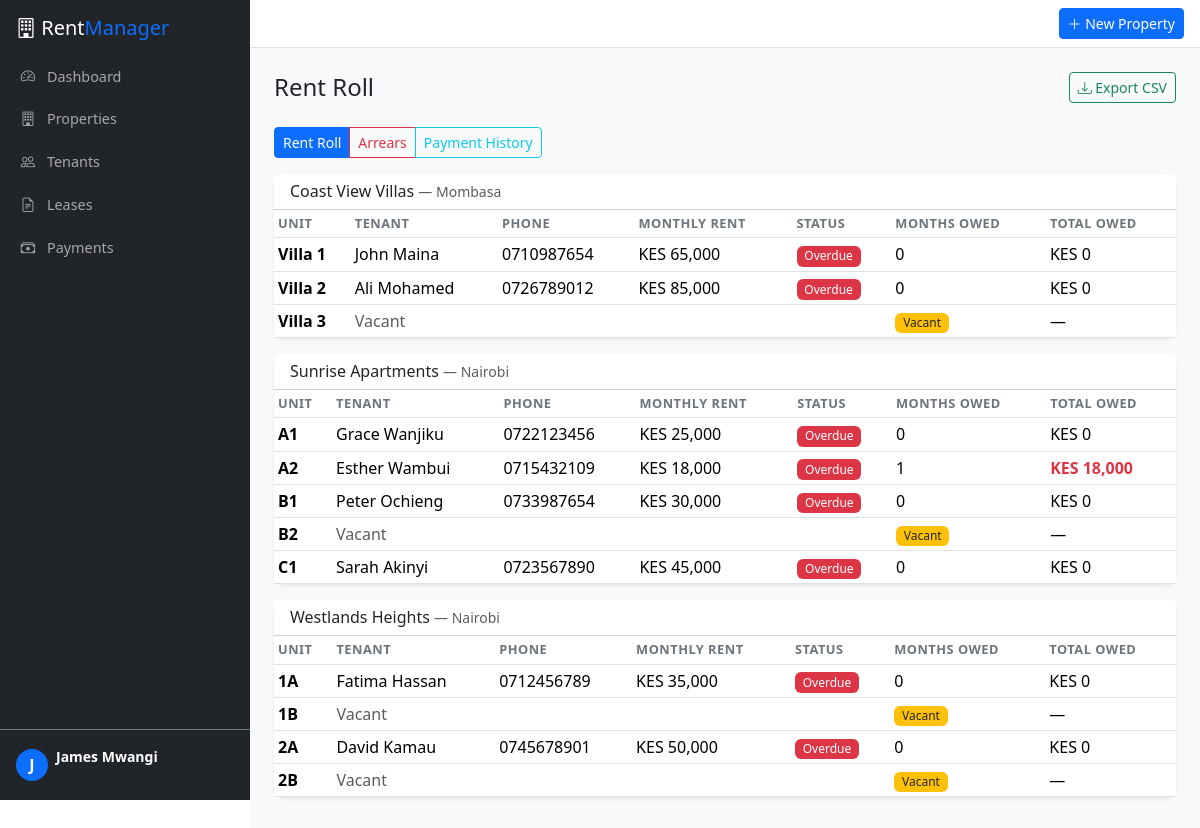
The page /reports/rent-roll (signed in) on the database its author committed.
### models.py (models this page shows, shortened)
class User(db.Model):
    __tablename__ = 'users'
    id = db.Column(db.Integer, primary_key=True)
    email = db.Column(db.String(120), unique=True, nullable=False, index=True)
    password_hash = db.Column(db.String(256), nullable=False)
    full_name = db.Column(db.String(120), nullable=False)
    phone = db.Column(db.String(20))
    role = db.Column(db.String(20), nullable=False, default='landlord')  # landlord, manager, admin
    is_active = db.Column(db.Boolean, default=True)
    created_at = db.Column(db.DateTime, default=datetime.utcnow)
    properties = db.relationship('Property', backref='owner', lazy='dynamic')
    audit_logs = db.relationship('AuditLog', backref='user', lazy='dynamic')
    @property
    def is_authenticated(self):
        return True

class Property(db.Model):
    __tablename__ = 'properties'
    id = db.Column(db.Integer, primary_key=True)
    owner_id = db.Column(db.Integer, db.ForeignKey('users.id'), nullable=False, index=True)
    name = db.Column(db.String(120), nullable=False)
    address = db.Column(db.String(255), nullable=False)
    city = db.Column(db.String(80), nullable=False, default='Nairobi')
    property_type = db.Column(db.String(30), nullable=False, default='apartment')  # apartment, house, office, commercial
    description = db.Column(db.Text)
    created_at = db.Column(db.DateTime, default=datetime.utcnow)
    units = db.relationship('Unit', backref='property', lazy='dynamic', cascade='all, delete-orphan')

class Unit(db.Model):
    __tablename__ = 'units'
    id = db.Column(db.Integer, primary_key=True)
    property_id = db.Column(db.Integer, db.ForeignKey('properties.id'), nullable=False, index=True)
    unit_number = db.Column(db.String(20), nullable=False)
    floor = db.Column(db.Integer)
    bedrooms = db.Column(db.Integer, default=1)
    bathrooms = db.Column(db.Integer, default=1)
    sqm = db.Column(db.Float)
    monthly_rent = db.Column(db.Float, nullable=False)
    status = db.Column(db.String(20), nullable=False, default='vacant')  # vacant, occupied, maintenance
    created_at = db.Column(db.DateTime, default=datetime.utcnow)
    leases = db.relationship('Lease', backref='unit', lazy='dynamic')
    maintenance_requests = db.relationship('MaintenanceRequest', backref='unit', lazy='dynamic')
    @property
    def active_lease(self):
        return self.leases.filter_by(status='active').first()

class Tenant(db.Model):
    __tablename__ = 'tenants'
    id = db.Column(db.Integer, primary_key=True)
    full_name = db.Column(db.String(120), nullable=False)
    phone = db.Column(db.String(20), nullable=False)
    email = db.Column(db.String(120))
    id_type = db.Column(db.String(30), default='national_id')  # national_id, passport, alien_id
    id_number = db.Column(db.String(30))
    employer = db.Column(db.String(120))
    emergency_contact = db.Column(db.String(120))
    emergency_phone = db.Column(db.String(20))
    created_at = db.Column(db.DateTime, default=datetime.utcnow)
    leases = db.relationship('Lease', backref='tenant', lazy='dynamic')

class Lease(db.Model):
    __tablename__ = 'leases'
    id = db.Column(db.Integer, primary_key=True)
    tenant_id = db.Column(db.Integer, db.ForeignKey('tenants.id'), nullable=False, index=True)
    unit_id = db.Column(db.Integer, db.ForeignKey('units.id'), nullable=False, index=True)
    start_date = db.Column(db.Date, nullable=False)
    end_date = db.Column(db.Date, nullable=False)
    monthly_rent = db.Column(db.Float, nullable=False)
    deposit_amount = db.Column(db.Float, default=0)
    deposit_paid = db.Column(db.Boolean, default=False)
    payment_day = db.Column(db.Integer, default=1)  # day of month rent is due
    status = db.Column(db.String(20), nullable=False, default='active')  # active, expired, terminated
    notes = db.Column(db.Text)
    created_at = db.Column(db.DateTime, default=datetime.utcnow)
    payments = db.relationship('Payment', backref='lease', lazy='dynamic')
    @property
    def is_overdue(self):
        if self.status != 'active':
            return False
        today = date.today()
        last_payment = self.payments.order_by(Payment.period_end.desc()).first()
        if not last_payment:
            return today > self.start_date
        next_period_start = date(today.year, today.month, self.payment_day)
        if today.day >= self.payment_day:
            next_period_start = date(today.year, today.month, self.payment_day)
        else:
            return False
        return last_payment.period_end < next_period_start
    @property
    def months_owed(self):
        if self.status != 'active':
            return 0
        today = date.today()
        last_payment = self.payments.order_by(Payment.period_end.desc()).first()
        if not last_payment:
            months = (today.year - self.start_date.year) * 12 + today.month - self.start_date.month
            return max(0, months)
        months = (today.year - last_payment.period_end.year) * 12 + today.month - last_payment.period_end.month
        return max(0, months - 1)  # -1 because current month may not be due yet
    @property
    def total_owed(self):
        return self.months_owed * self.monthly_rent

class Payment(db.Model):
    __tablename__ = 'payments'
    id = db.Column(db.Integer, primary_key=True)
    lease_id = db.Column(db.Integer, db.ForeignKey('leases.id'), nullable=False, index=True)
    amount = db.Column(db.Float, nullable=False)
    payment_date = db.Column(db.Date, nullable=False, default=date.today)
    payment_method = db.Column(db.String(20), nullable=False, default='mpesa')  # mpesa, bank, cash
    mpesa_receipt = db.Column(db.String(30))
    period_start = db.Column(db.Date, nullable=False)
    period_end = db.Column(db.Date, nullable=False)
    status = db.Column(db.String(20), nullable=False, default='confirmed')  # confirmed, pending, disputed
    notes = db.Column(db.Text)
    created_at = db.Column(db.DateTime, default=datetime.utcnow)

### routes/reports.py (the view)
@reports_bp.route('/rent-roll')
@login_required
def rent_roll():
    properties = Property.query.filter_by(owner_id=current_user.id).order_by(Property.name).all()
    return render_template('reports/rent_roll.html', properties=properties, report_type='rent_roll')

### templates/reports/rent_roll.html (shortened to what this page needs)
{% extends "base.html" %}
{% block content %}
<div class="d-flex justify-content-between align-items-center mb-4">
    <h4 class="mb-0">
        {% if report_type == 'arrears' %}Arrears Report
        {% elif report_type == 'payment_history' %}Payment History
        {% else %}Rent Roll{% endif %}
    </h4>
    <div class="d-flex gap-2">
        {% if report_type != 'payment_history' %}
        <a href="{{ url_for('reports.export_rent_roll') }}" class="btn btn-sm btn-outline-success"><i class="bi bi-download"></i> Export CSV</a>
        {% endif %}
    </div>
</div>
<div class="mb-3">
    <div class="btn-group btn-group-sm">
        <a href="{{ url_for('reports.rent_roll') }}" class="btn {{ 'btn-primary' if report_type == 'rent_roll' else 'btn-outline-primary' }}">Rent Roll</a>
        <a href="{{ url_for('reports.arrears') }}" class="btn {{ 'btn-danger' if report_type == 'arrears' else 'btn-outline-danger' }}">Arrears</a>
        <a href="{{ url_for('reports.payment_history') }}" class="btn {{ 'btn-info' if report_type == 'payment_history' else 'btn-outline-info' }}">Payment History</a>
    </div>
</div>
{% if report_type == 'rent_roll' %}
    {% if properties %}
    {% for prop in properties %}
    <div class="card border-0 shadow-sm mb-3">
        <div class="card-header bg-white">
            <h6 class="mb-0">{{ prop.name }} <small class="text-muted">— {{ prop.city }}</small></h6>
        </div>
        <div class="table-responsive">
            <table class="table table-sm mb-0">
                <thead>
                    <tr><th>Unit</th><th>Tenant</th><th>Phone</th><th>Monthly Rent</th><th>Status</th><th>Months Owed</th><th>Total Owed</th></tr>
                </thead>
                <tbody>
                    {% for unit in prop.units %}
                    <tr>
                        <td class="fw-bold">{{ unit.unit_number }}</td>
                        {% if unit.active_lease %}
                            <td>{{ unit.active_lease.tenant.full_name }}</td>
                            <td>{{ unit.active_lease.tenant.phone }}</td>
                            <td>KES {{ "{:,.0f}".format(unit.active_lease.monthly_rent) }}</td>
                            <td>
                                {% if unit.active_lease.is_overdue %}
                                    <span class="badge bg-danger">Overdue</span>
                                {% else %}
                                    <span class="badge bg-success">Current</span>
                                {% endif %}
                            </td>
                            <td>{{ unit.active_lease.months_owed }}</td>
                            <td class="{% if unit.active_lease.total_owed > 0 %}text-danger fw-bold{% endif %}">
                                KES {{ "{:,.0f}".format(unit.active_lease.total_owed) }}
                            </td>
                        {% else %}
                            <td colspan="4" class="text-muted">Vacant</td>
                            <td><span class="badge bg-warning text-dark">Vacant</span></td>
                            <td>—</td>
                        {% endif %}
                    </tr>
                    {% endfor %}
                </tbody>
            </table>
        </div>
    </div>
    {% endfor %}
    {% else %}
    <p class="text-muted">No properties to display</p>
    {% endif %}
{% endif %}
{% endblock %}

### templates/base.html (shortened to what this page needs)
<!DOCTYPE html>
<html lang="en" data-bs-theme="light">
<head>
    <link href="https://cdn.jsdelivr.net/npm/bootstrap@5.3.3/dist/css/bootstrap.min.css" rel="stylesheet">
    <link href="https://cdn.jsdelivr.net/npm/bootstrap-icons@1.11.3/font/bootstrap-icons.css" rel="stylesheet">
    <link href="{{ url_for('static', filename='css/style.css') }}" rel="stylesheet">
</head>
<body>
{% if current_user.is_authenticated %}
<div class="d-flex">
    <nav id="sidebar" class="sidebar bg-dark">
        <div class="sidebar-brand py-3 px-3">
            <h5 class="text-white mb-0"><i class="bi bi-building"></i> Rent<span class="text-primary">Manager</span></h5>
        </div>
        <ul class="nav flex-column px-2">
            <li class="nav-item">
                <a class="nav-link {% if request.endpoint == 'dashboard.index' %}active{% endif %}" href="{{ url_for('dashboard.index') }}">
                    <i class="bi bi-speedometer2"></i> Dashboard
                </a>
            </li>
            <li class="nav-item">
                <a class="nav-link {% if 'properties' in request.endpoint|default('') %}active{% endif %}" href="{{ url_for('properties.list_properties') }}">
                    <i class="bi bi-building"></i> Properties
                </a>
            </li>
            <li class="nav-item">
                <a class="nav-link {% if 'tenants' in request.endpoint|default('') %}active{% endif %}" href="{{ url_for('tenants.list_tenants') }}">
                    <i class="bi bi-people"></i> Tenants
                </a>
            </li>
            <li class="nav-item">
                <a class="nav-link {% if 'leases' in request.endpoint|default('') %}active{% endif %}" href="{{ url_for('leases.list_leases') }}">
                    <i class="bi bi-file-earmark-text"></i> Leases
                </a>
            </li>
            <li class="nav-item">
                <a class="nav-link {% if 'payments' in request.endpoint|default('') %}active{% endif %}" href="{{ url_for('payments.list_payments') }}">
                    <i class="bi bi-cash-stack"></i> Payments
                </a>
            </li>
            <li class="nav-item mt-2">
                <a class="nav-link text-muted small" href="{{ url_for('reports.rent_roll') }}">
                    <i class="bi bi-table"></i> Rent Roll
                </a>
            </li>
            <li class="nav-item">
                <a class="nav-link text-muted small" href="{{ url_for('reports.arrears') }}">
                    <i class="bi bi-exclamation-triangle"></i> Arrears
                </a>
            </li>
            <li class="nav-item">
                <a class="nav-link text-muted small" href="{{ url_for('reports.payment_history') }}">
                    <i class="bi bi-clock-history"></i> Payment History
                </a>
            </li>
        </ul>
        <div class="mt-auto px-3 py-3 border-top border-secondary">
            <div class="d-flex align-items-center">
                <div class="avatar bg-primary rounded-circle d-flex align-items-center justify-content-center me-2" style="width:32px;height:32px">
                    <span class="text-white fw-bold">{{ current_user.full_name[0] }}</span>
                </div>
                <div class="flex-grow-1">
                    <div class="text-white small fw-bold">{{ current_user.full_name }}</div>
                    <div class="text-muted" style="font-size:0.7rem">{{ current_user.role|title }}</div>
                </div>
                <a href="{{ url_for('auth.logout') }}" class="text-muted" title="Logout"><i class="bi bi-box-arrow-right"></i></a>
            </div>
        </div>
    </nav>
    <div class="main-content flex-grow-1">
        <nav class="navbar navbar-expand-lg bg-white border-bottom px-3">
            <div class="ms-auto d-flex align-items-center gap-2">
                <a href="{{ url_for('properties.add') }}" class="btn btn-sm btn-primary"><i class="bi bi-plus-lg"></i> New Property</a>
            </div>
        </nav>
        <div class="p-3 p-md-4">
            {% block content %}{% endblock %}
        </div>
    </div>
</div>
{% endif %}
</body>
</html>

### static/css/style.css (style rules this page uses)
:root { --sidebar-width: 250px; }
.sidebar { width: var(--sidebar-width); min-height: 100vh; position: fixed; top: 0; left: 0; z-index: 1040; display: flex; flex-direction: column; transition: transform 0.3s ease; }
.sidebar .nav-link { color: rgba(255,255,255,0.6); padding: 0.6rem 0.8rem; border-radius: 0.5rem; margin-bottom: 2px; font-size: 0.9rem; transition: all 0.2s; }
.sidebar .nav-link i { width: 20px; margin-right: 8px; }
.main-content { margin-left: var(--sidebar-width); min-height: 100vh; background: #f8f9fa; }
.card { border-radius: 0.75rem; }
.table th { font-size: 0.8rem; text-transform: uppercase; letter-spacing: 0.5px; color: #6c757d; font-weight: 600; border-bottom-width: 1px; }
.badge { font-weight: 500; }

### rows shown on the page
User: full_name "J", full_name "James Mwangi"
Property: name "Coast View Villas", city "Mombasa"
Unit: unit_number "Villa 1", active_lease.tenant.full_name "John Maina", active_lease.tenant.phone "0710987654", shows "Overdue", active_lease.months_owed "0"
Lease: active_lease.monthly_rent "65,000", active_lease.total_owed "0"
Unit: unit_number "Villa 2", active_lease.tenant.full_name "Ali Mohamed", active_lease.tenant.phone "0726789012", shows "Overdue", active_lease.months_owed "0"
Lease: active_lease.monthly_rent "85,000", active_lease.total_owed "0"
Unit: unit_number "Villa 3", shows "Vacant"
Property: name "Sunrise Apartments", city "Nairobi"
Unit: unit_number "A1", active_lease.tenant.full_name "Grace Wanjiku", active_lease.tenant.phone "0722123456", shows "Overdue", active_lease.months_owed "0"
Lease: active_lease.monthly_rent "25,000", active_lease.total_owed "0"
Unit: unit_number "A2", active_lease.tenant.full_name "Esther Wambui", active_lease.tenant.phone "0715432109", shows "Overdue", active_lease.months_owed "1"
Lease: active_lease.monthly_rent "18,000", active_lease.total_owed "18,000"
Unit: unit_number "B1", active_lease.tenant.full_name "Peter Ochieng", active_lease.tenant.phone "0733987654", shows "Overdue", active_lease.months_owed "0"
Lease: active_lease.monthly_rent "30,000", active_lease.total_owed "0"
Unit: unit_number "B2", shows "Vacant"
Unit: unit_number "C1", active_lease.tenant.full_name "Sarah Akinyi", active_lease.tenant.phone "0723567890", shows "Overdue", active_lease.months_owed "0"
Lease: active_lease.monthly_rent "45,000", active_lease.total_owed "0"
Property: name "Westlands Heights", city "Nairobi"
Unit: unit_number "1A", active_lease.tenant.full_name "Fatima Hassan", active_lease.tenant.phone "0712456789", shows "Overdue", active_lease.months_owed "0"
Lease: active_lease.monthly_rent "35,000", active_lease.total_owed "0"
Unit: unit_number "1B", shows "Vacant"
Unit: unit_number "2A", active_lease.tenant.full_name "David Kamau", active_lease.tenant.phone "0745678901", shows "Overdue", active_lease.months_owed "0"
Lease: active_lease.monthly_rent "50,000", active_lease.total_owed "0"
Unit: unit_number "2B", shows "Vacant"
